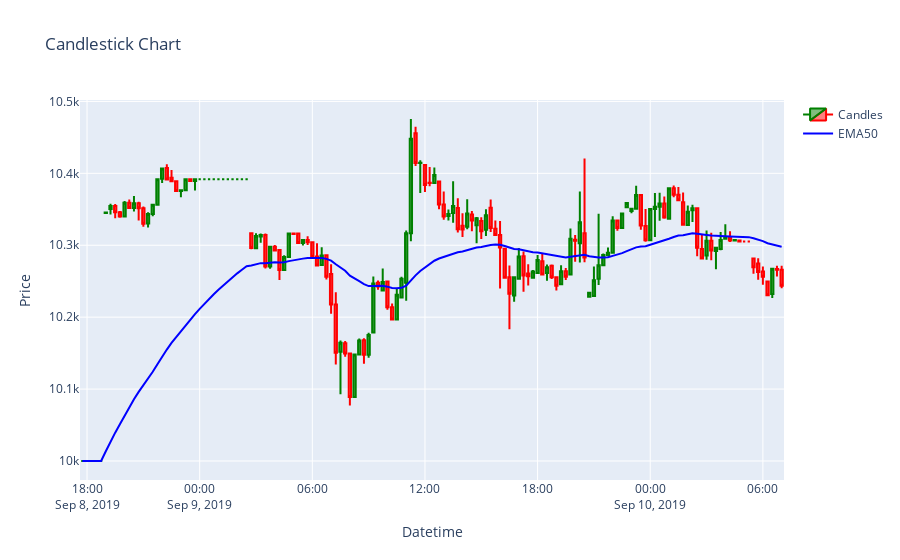
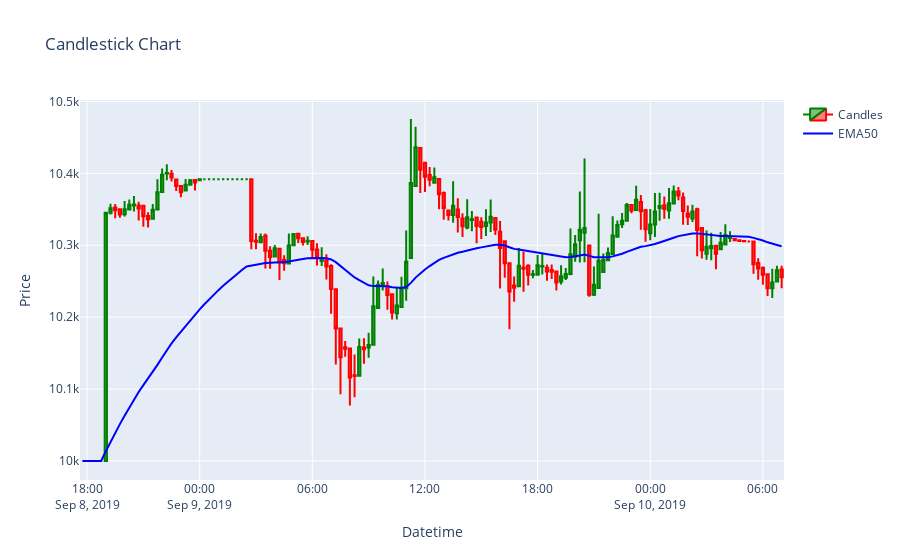

Notebook code cell kept with these figures, in order:
### Code cell
chopped_btc = btc_data.iloc[0:150].copy()
ha_btc = convert_to_heiken_ashi(chopped_btc.copy())

plot_candles(chopped_btc)
plot_candles(ha_btc)

### Figure 1 — Plotly figure (JSON) as saved in the notebook; plotly's stock layout.template omitted (floating-point values rounded to 4 significant figures; data arrays with more than 128 entries replaced by an {"elided": "..."} marker saying what was removed)
{"data": [{"close": {"elided": "150 float values"}, "decreasing": {"line": {"color": "red"}}, "high": {"elided": "150 float values"}, "increasing": {"line": {"color": "green"}}, "low": {"elided": "150 float values"}, "name": "Candles", "open": {"elided": "150 float values"}, "type": "candlestick", "x": {"elided": "150 str values"}}, {"line": {"color": "blue", "width": 2}, "mode": "lines", "name": "EMA50", "type": "scatter", "x": {"elided": "150 str values"}, "y": {"elided": "150 float values"}}], "layout": {"title": {"text": "Candlestick Chart"}, "xaxis": {"rangeslider": {"visible": false}, "title": {"text": "Datetime"}}, "yaxis": {"title": {"text": "Price"}}}}

### Figure 2 — Plotly figure (JSON) as saved in the notebook; plotly's stock layout.template omitted (floating-point values rounded to 4 significant figures; data arrays with more than 128 entries replaced by an {"elided": "..."} marker saying what was removed)
{"data": [{"close": {"elided": "150 float values"}, "decreasing": {"line": {"color": "red"}}, "high": {"elided": "150 float values"}, "increasing": {"line": {"color": "green"}}, "low": {"elided": "150 float values"}, "name": "Candles", "open": {"elided": "150 float values"}, "type": "candlestick", "x": {"elided": "150 str values"}}, {"line": {"color": "blue", "width": 2}, "mode": "lines", "name": "EMA50", "type": "scatter", "x": {"elided": "150 str values"}, "y": {"elided": "150 float values"}}], "layout": {"title": {"text": "Candlestick Chart"}, "xaxis": {"rangeslider": {"visible": false}, "title": {"text": "Datetime"}}, "yaxis": {"title": {"text": "Price"}}}}
